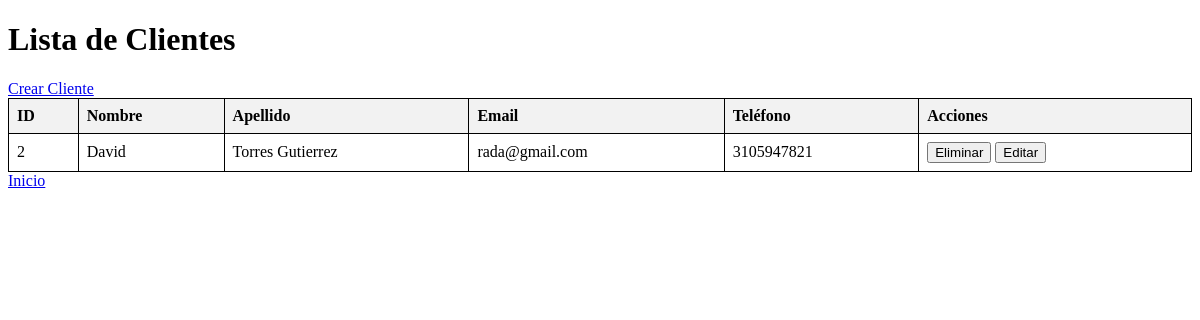
The app's page /indexClientes.php (signed in) with its own data.
### tables this page shows
CREATE TABLE `clientes` (
  `id_cliente` int(11) NOT NULL,
  `nombre` varchar(50) NOT NULL,
  `apellido` varchar(50) NOT NULL,
  `email` varchar(100) NOT NULL,
  `telefono` varchar(20) DEFAULT NULL
);

### indexClientes.php (the view, shortened to what this page needs)
<?php
include 'conexion.php';
$sql = "SELECT * FROM clientes";
$result = $conn->query($sql);
?>
<!DOCTYPE html>
<html lang="es">
<head>
</head>
<body>
    <h1>Lista de Clientes</h1>
    <a href="CrearClientes.php">Crear Cliente</a>
    <table>
        <tr>
            <th>ID</th>
            <th>Nombre</th>
            <th>Apellido</th>
            <th>Email</th>
            <th>Teléfono</th>
            <th>Acciones</th>
        </tr>
        <?php if ($result->num_rows > 0): ?>
            <?php while($cliente = $result->fetch_assoc()): ?>
            <tr>
                <td><?php echo $cliente['id_cliente']; ?></td>
                <td><?php echo $cliente['nombre']; ?></td>
                <td><?php echo $cliente['apellido']; ?></td>
                <td><?php echo $cliente['email']; ?></td>
                <td><?php echo $cliente['telefono']; ?></td>
                <td>
                    <form method="post" style="display:inline;">
                        <input type="submit" name="delete" value="Eliminar">
                    </form>
                    <form method="get" action="ActualizarClientes.php" style="display:inline;">
                        <input type="submit" value="Editar">
                    </form>
                </td>
            </tr>
            <?php endwhile; ?>
        <?php else: ?>
            <tr>
                <td colspan="6">No se encontraron clientes</td>
            </tr>
        <?php endif; ?>
    </table>
    <div>
        <a href="index.php">Inicio</a>
    </div>
</body>
</html>

### indexClientes.php (style rules this page uses)
table { width: 100%; border-collapse: collapse; }
table, th, td { border: 1px solid black; }
th, td { padding: 8px; text-align: left; }
th { background-color: #f2f2f2; }

### records on screen
clientes: id_cliente "2", nombre "David", apellido "Torres Gutierrez", email "rada@gmail.com", telefono "3105947821"
